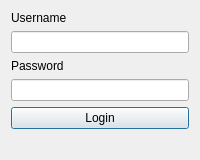
<?xml version="1.0" encoding="UTF-8"?>
<ui version="4.0">
 <class>LoginDialog</class>
 <widget class="QDialog" name="LoginDialog">
  <property name="windowTitle"><string>Login</string></property>
  <layout class="QVBoxLayout" name="verticalLayout">
   <item>
    <widget class="QLabel" name="label"><property name="text"><string>Username</string></property></widget>
   </item>
   <item>
    <widget class="QLineEdit" name="txtUsername"/>
   </item>
   <item>
    <widget class="QLabel" name="label_2"><property name="text"><string>Password</string></property></widget>
   </item>
   <item>
    <widget class="QLineEdit" name="txtPassword">
     <property name="echoMode"><enum>QLineEdit::Password</enum></property>
    </widget>
   </item>
   <item>
    <widget class="QPushButton" name="btnLogin"><property name="text"><string>Login</string></property></widget>
   </item>
   <item>
    <widget class="QLabel" name="lblStatus"><property name="text"><string/></property></widget>
   </item>
  </layout>
 </widget>
 <resources/>
 <connections/>
</ui>
